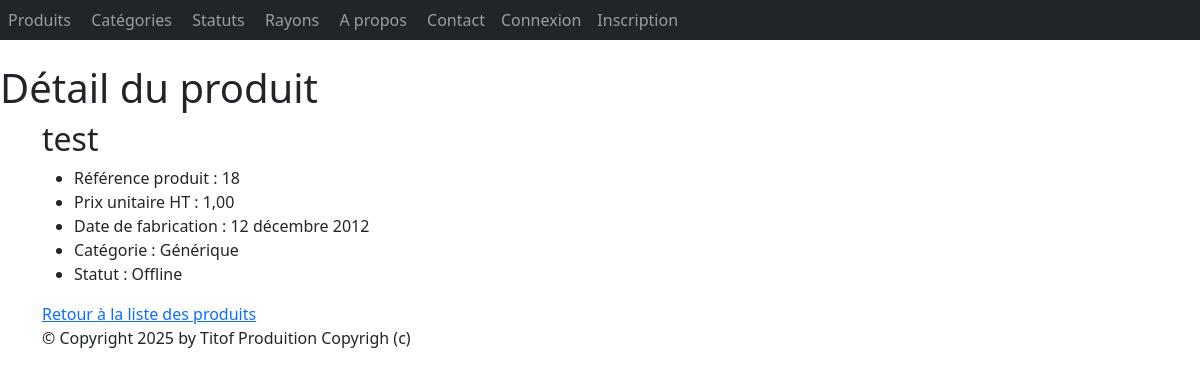
The page /monApp/produit/18/ on the database its author committed.
### monApp/models.py (models this page shows, shortened)
class Produit(models.Model):
    refProd = models.AutoField(primary_key=True)
    intituleProd = models.CharField(max_length=200)
    prixUnitaireProd = models.DecimalField(max_digits=10, decimal_places=2)
    categorie = models.ForeignKey(
        Categorie,
        on_delete=models.CASCADE,
        related_name="produits",
        null=True,
        blank=True
    )
    date_fabrication = models.DateField(null=True, blank=True)
    statut = models.ForeignKey(
        Statut,
        on_delete=models.CASCADE,
        null=True,
        blank=True
    )

class Categorie(models.Model):
    idCat = models.AutoField(primary_key=True)
    nomCat = models.CharField(max_length=100)
    def __str__(self):
        return self.nomCat

class Statut(models.Model):
    idStatut = models.AutoField(primary_key=True)
    libelle = models.CharField(max_length=100)
    def __str__(self):
        return self.libelle

### monApp/views.py (the view)
# urls.py: path("produit/<pk>/",views.ProduitDetailView.as_view(), name="dtl_prdt"),
class ProduitDetailView(DetailView):
    model = Produit
    template_name = "monApp/detail_produit.html"
    context_object_name = "prdt"
    def get_context_data(self, **kwargs):
        context = super(ProduitDetailView, self).get_context_data(**kwargs)
        context['titremenu'] = "Détail du produit"
        return context

### monApp/templates/monApp/detail_produit.html
{% extends 'monApp/base.html' %}
{% block menu %}
    <h1>{{ titremenu }}</h1>
{% endblock %}
{% block contenu %}
    <h2>{{ prdt.intituleProd }}</h2>
    <ul>
        <li>Référence produit : {{ prdt.refProd }}</li>
        <li>Prix unitaire HT : {{ prdt.prixUnitaireProd }}</li>
        <li>Date de fabrication : {{ prdt.date_fabrication }}</li>
        <li>Catégorie : {{ prdt.categorie }}</li>
        <li>Statut : {{ prdt.statut }}</li>
    </ul>
    <a href="{% url 'lst_prdts' %}">Retour à la liste des produits</a>
{% endblock %}

### monApp/static/styles.css (style rules this page uses)
h1 { color: red }

### rows shown on the page
Produit: intituleProd "test", refProd "18", prixUnitaireProd "1,00", date_fabrication "12 décembre 2012", categorie "Générique", statut "Offline"

### other values the page prints
{{ titremenu }} "Détail du produit"
